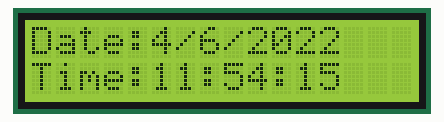
Recording of a sketch running on a simulated Arduino Uno, built with avr-gcc and run on an emulated ATmega328P. Shown: 16×2 character LCD. The local clock reads 2024-03-15 10:24:30 at power-on unless the sketch sets it.

Above: at 0.1 s.
At 4.3 s:
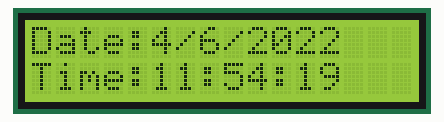
At 9.4 s:
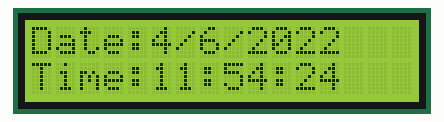
At 18.7 s:
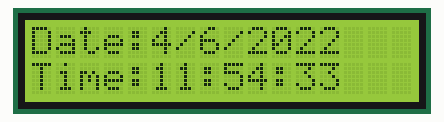
At 28.0 s:
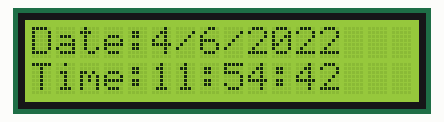
At 38.3 s:
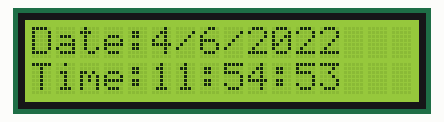

Measured:
- what the display in image 1 shows lasts 1.1 s, from 4.2 s to 5.3 s

The sketch:

real_time_clock.ino
```cpp
#include <virtuabotixRTC.h>
#include <LiquidCrystal_I2C.h>

#define I2C_ADDR 0x27
#define BACKLIGHT_PIN 3
#define En_pin 2
#define Rw_pin 1
#define Rs_pin 0
#define D4_pin 4
#define D5_pin 5
#define D6_pin 6
#define D7_pin 7

LiquidCrystal_I2C lcd(I2C_ADDR,En_pin,Rw_pin,Rs_pin,D4_pin,D5_pin,D6_pin,D7_pin);
virtuabotixRTC myRTC(6, 7, 8);

void setup() {
 Serial.begin(9600);
 lcd.begin (16,2);
 lcd.setBacklightPin(BACKLIGHT_PIN,POSITIVE);
 lcd.setBacklight(HIGH);
 lcd.home ();
 myRTC.setDS1302Time(15, 54, 11, 5, 4, 6, 2022); //Here you write your actual time/date as shown above
}

void loop() {
 lcd.clear();
 myRTC.updateTime();
 lcd.setCursor(0,0);

 lcd.print("Date:");
 lcd.print(myRTC.dayofmonth);
 lcd.print("/");
 lcd.print(myRTC.month);
 lcd.print("/");
 lcd.print(myRTC.year);
 lcd.setCursor(0,1);

 lcd.print("Time:");
 lcd.print(myRTC.hours);
 lcd.print(":");
 lcd.print(myRTC.minutes);
 lcd.print(":");
 lcd.print(myRTC.seconds);
 delay(1000);
}
```
